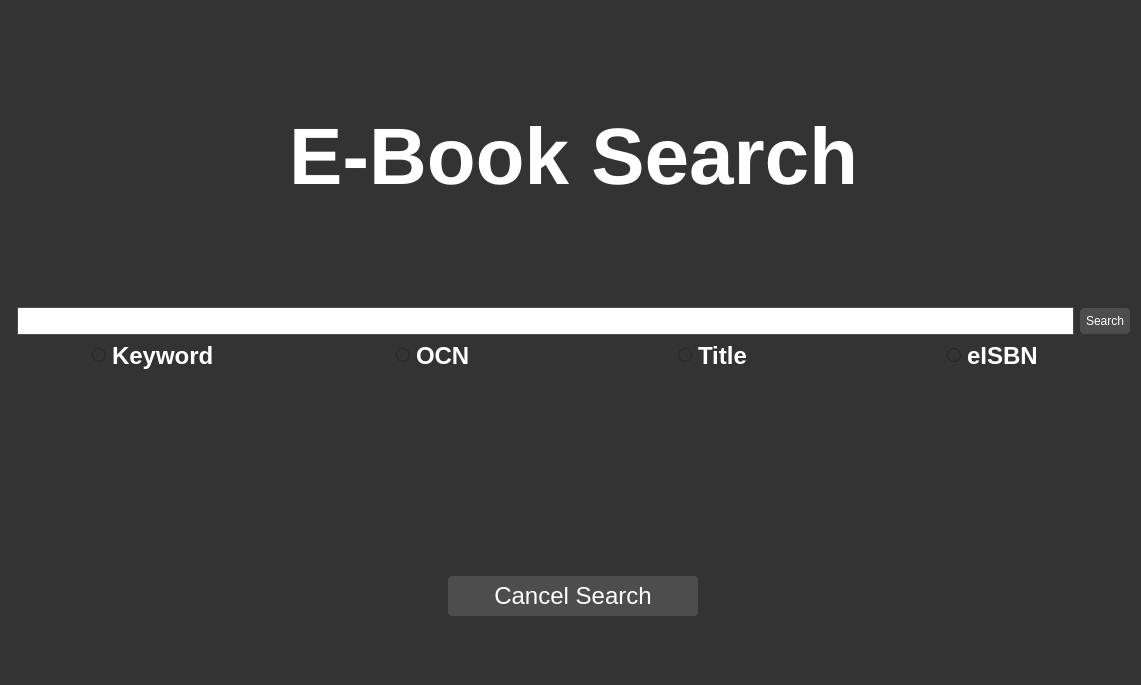
<?xml version="1.0" encoding="UTF-8"?>
<ui version="4.0">
 <class>Search_page</class>
 <widget class="QWidget" name="Search_page">
  <property name="geometry">
   <rect>
    <x>0</x>
    <y>0</y>
    <width>1141</width>
    <height>685</height>
   </rect>
  </property>
  <property name="sizePolicy">
   <sizepolicy hsizetype="Preferred" vsizetype="Preferred">
    <horstretch>0</horstretch>
    <verstretch>0</verstretch>
   </sizepolicy>
  </property>
  <property name="minimumSize">
   <size>
    <width>1141</width>
    <height>685</height>
   </size>
  </property>
  <property name="windowTitle">
   <string>Search</string>
  </property>
  <property name="autoFillBackground">
   <bool>false</bool>
  </property>
  <property name="styleSheet">
   <string notr="true">    QWidget {
        background-color: #333333;
        color: #ffffff;
        border: none;
    }
    QPushButton {
        background-color: #4d4d4d;
        border: 1px solid #4d4d4d;
        border-radius: 4px;
        color: #ffffff;
        padding: 5px;
    }
    QPushButton:hover {
        background-color: #5a5a5a;
        border: 1px solid #5a5a5a;
    }
    QCheckBox {
        color: #ffffff;
    }
    QLineEdit {
        background-color: #ffffff;
        border: 1px solid #4d4d4d;
        color: #000000;
        padding: 5px;
    }
    QTextEdit {
        background-color: #4d4d4d;
        border: 1px solid #4d4d4d;
        color: #ffffff;
        padding: 5px;
    }
    QProgressBar {
        border: 1px solid #444444;
        border-radius: 7px;
        background-color: #2e2e2e;
        text-align: center;
        font-size: 10pt;
        color: white;
    }
    QProgressBar::chunk {
        background-color: #3a3a3a;
        width: 5px;
    }
    QScrollBar:vertical {
        border: none;
        background-color: #3a3a3a;
        width: 10px;
        margin: 16px 0 16px 0;
    }
    QScrollBar::handle:vertical {
        background-color: #444444;
        border-radius: 5px;
    }
    QScrollBar:horizontal {
        border: none;
        background-color: #3a3a3a;
        height: 10px;
        margin: 0px 16px 0 16px;
    }
    QScrollBar::handle:horizontal {
        background-color: #444444;
        border-radius: 5px;
    }
    QTabWidget {
        background-color: #2e2e2e;
        border: none;
    }
    QTabBar::tab {
        background-color: #2e2e2e;
        color: #b1b1b1;
        padding: 8px 20px;
        border-top-left-radius: 5px;
        border-top-right-radius: 5px;
        border: none;
    }
 
    QTabBar::tab:selected, QTabBar::tab:hover {
        background-color: #3a3a3a;
        color: white;
    }</string>
  </property>
  <layout class="QFormLayout" name="formLayout">
   <item row="0" column="1">
    <layout class="QVBoxLayout" name="verticalLayout">
     <property name="bottomMargin">
      <number>0</number>
     </property>
     <item>
      <layout class="QHBoxLayout" name="horizontalLayout">
       <property name="topMargin">
        <number>100</number>
       </property>
       <item alignment="Qt::AlignVCenter">
        <widget class="QLabel" name="label">
         <property name="font">
          <font>
           <family>Segoe UI</family>
           <pointsize>60</pointsize>
           <italic>false</italic>
           <bold>true</bold>
          </font>
         </property>
         <property name="autoFillBackground">
          <bool>false</bool>
         </property>
         <property name="styleSheet">
          <string notr="true">font: 700 60pt &quot;Segoe UI&quot;;</string>
         </property>
         <property name="text">
          <string>E-Book Search</string>
         </property>
         <property name="textFormat">
          <enum>Qt::PlainText</enum>
         </property>
         <property name="alignment">
          <set>Qt::AlignHCenter|Qt::AlignTop</set>
         </property>
        </widget>
       </item>
      </layout>
     </item>
     <item>
      <layout class="QHBoxLayout" name="horizontalLayout_2">
       <property name="topMargin">
        <number>100</number>
       </property>
       <property name="bottomMargin">
        <number>0</number>
       </property>
       <item>
        <widget class="QLineEdit" name="lineEdit">
         <property name="sizePolicy">
          <sizepolicy hsizetype="Expanding" vsizetype="Fixed">
           <horstretch>0</horstretch>
           <verstretch>0</verstretch>
          </sizepolicy>
         </property>
         <property name="styleSheet">
          <string notr="true"/>
         </property>
         <property name="text">
          <string/>
         </property>
         <property name="placeholderText">
          <string/>
         </property>
         <property name="clearButtonEnabled">
          <bool>false</bool>
         </property>
        </widget>
       </item>
       <item>
        <widget class="QPushButton" name="pushButton">
         <property name="styleSheet">
          <string notr="true">font: 11pt &quot;Segoe UI&quot;;</string>
         </property>
         <property name="text">
          <string>Search</string>
         </property>
        </widget>
       </item>
      </layout>
     </item>
     <item>
      <layout class="QHBoxLayout" name="horizontalLayout_3">
       <item alignment="Qt::AlignHCenter">
        <widget class="QRadioButton" name="radioButton_2">
         <property name="font">
          <font>
           <pointsize>18</pointsize>
           <bold>true</bold>
          </font>
         </property>
         <property name="styleSheet">
          <string notr="true"/>
         </property>
         <property name="text">
          <string>Keyword</string>
         </property>
        </widget>
       </item>
       <item alignment="Qt::AlignHCenter">
        <widget class="QRadioButton" name="radioButton_3">
         <property name="font">
          <font>
           <pointsize>18</pointsize>
           <bold>true</bold>
          </font>
         </property>
         <property name="styleSheet">
          <string notr="true"/>
         </property>
         <property name="text">
          <string>OCN</string>
         </property>
        </widget>
       </item>
       <item alignment="Qt::AlignHCenter">
        <widget class="QRadioButton" name="radioButton">
         <property name="font">
          <font>
           <pointsize>18</pointsize>
           <bold>true</bold>
          </font>
         </property>
         <property name="styleSheet">
          <string notr="true"/>
         </property>
         <property name="text">
          <string>Title</string>
         </property>
        </widget>
       </item>
       <item alignment="Qt::AlignHCenter">
        <widget class="QRadioButton" name="radioButton_4">
         <property name="font">
          <font>
           <pointsize>18</pointsize>
           <bold>true</bold>
          </font>
         </property>
         <property name="styleSheet">
          <string notr="true"/>
         </property>
         <property name="text">
          <string>eISBN</string>
         </property>
        </widget>
       </item>
      </layout>
     </item>
     <item>
      <layout class="QHBoxLayout" name="horizontalLayout_12">
       <property name="topMargin">
        <number>200</number>
       </property>
       <item>
        <widget class="QPushButton" name="pushButton_2">
         <property name="minimumSize">
          <size>
           <width>250</width>
           <height>0</height>
          </size>
         </property>
         <property name="maximumSize">
          <size>
           <width>200</width>
           <height>16777215</height>
          </size>
         </property>
         <property name="font">
          <font>
           <pointsize>18</pointsize>
          </font>
         </property>
         <property name="text">
          <string>Cancel Search</string>
         </property>
        </widget>
       </item>
      </layout>
     </item>
    </layout>
   </item>
  </layout>
 </widget>
 <resources/>
 <connections/>
</ui>
